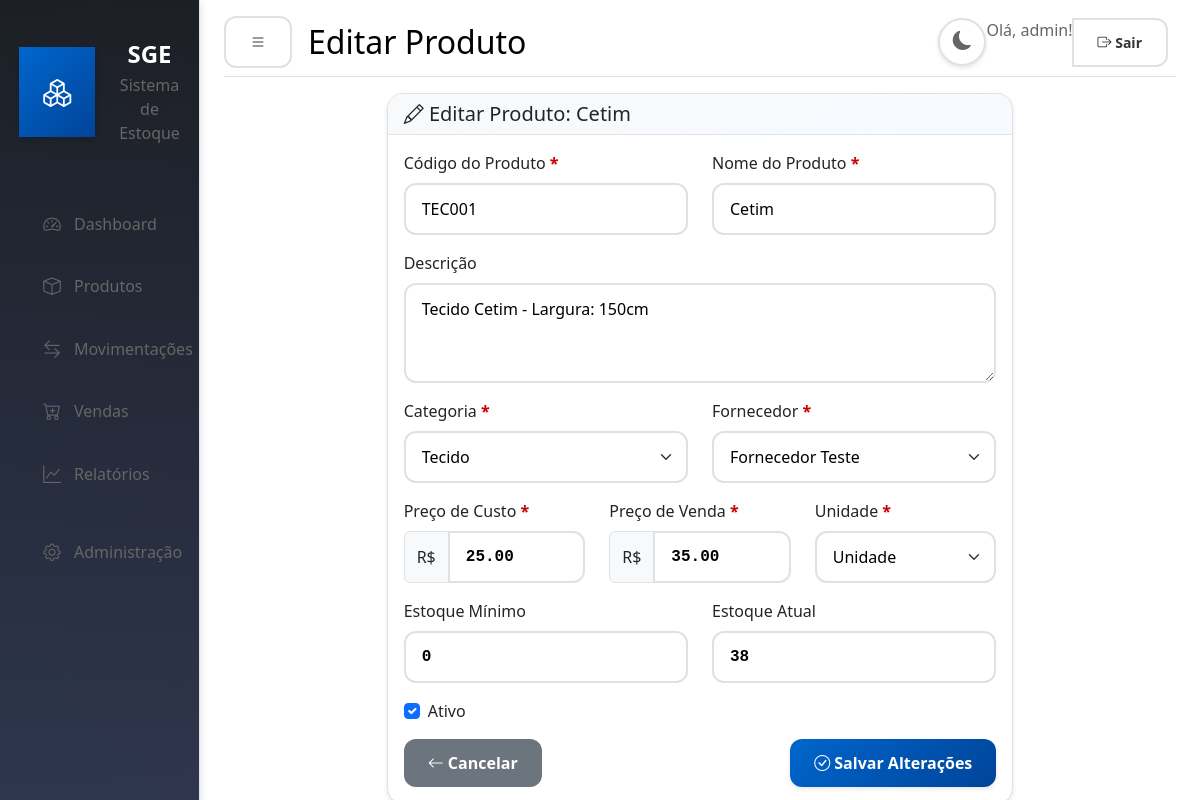
Page /estoque/produtos/2/editar/ (signed in) on the committed database.
### estoque/models.py (models this page shows, shortened)
class Produto(models.Model):
    codigo = models.CharField(max_length=50, unique=True, verbose_name="Código do Produto")
    nome = models.CharField(max_length=200, verbose_name="Nome do Produto")
    descricao = models.TextField(blank=True, null=True, verbose_name="Descrição")
    categoria = models.ForeignKey(Categoria, on_delete=models.PROTECT, verbose_name="Categoria")
    fornecedor = models.ForeignKey(Fornecedor, on_delete=models.PROTECT, verbose_name="Fornecedor")
    preco_custo = models.DecimalField(
        max_digits=10,
        decimal_places=2,
        validators=[MinValueValidator(Decimal('0.01'))],
        verbose_name="Preço de Custo"
    )
    preco_venda = models.DecimalField(
        max_digits=10,
        decimal_places=2,
        validators=[MinValueValidator(Decimal('0.01'))],
        verbose_name="Preço de Venda"
    )
    estoque_minimo = models.PositiveIntegerField(default=0, verbose_name="Estoque Mínimo")
    estoque_atual = models.IntegerField(default=0, verbose_name="Estoque Atual")
    UNIDADE_CHOICES = [
        ('UN', 'Unidade'),
        ('KG', 'Quilograma'),
        ('G', 'Grama'),
        ('L', 'Litro'),
        ('ML', 'Mililitro'),
        ('M', 'Metro'),
        ('CM', 'Centímetro'),
        ('CX', 'Caixa'),
        ('PC', 'Peça'),
    ]
    unidade = models.CharField(max_length=2, choices=UNIDADE_CHOICES, default='UN', verbose_name="Unidade")
    ativo = models.BooleanField(default=True, verbose_name="Ativo")
    data_cadastro = models.DateTimeField(auto_now_add=True, verbose_name="Data de Cadastro")
    data_atualizacao = models.DateTimeField(auto_now=True, verbose_name="Data de Atualização")
    class Meta:
        verbose_name = "Produto"
        verbose_name_plural = "Produtos"
        ordering = ['nome']

### estoque/views.py (the view)
# urls.py: path('produtos/<int:produto_id>/editar/', views.editar_produto, name='editar_produto'),
@login_required
def editar_produto(request, produto_id):
    produto = get_object_or_404(Produto, id=produto_id)
    if request.method == 'POST':
        form = ProdutoForm(request.POST, instance=produto)
        if form.is_valid():
            form.save()
            messages.success(request, 'Produto atualizado com sucesso!')
            return redirect('estoque:detalhes_produto', produto_id=produto.id)
    else:
        form = ProdutoForm(instance=produto)
    return render(request, 'estoque/editar_produto.html', {'form': form, 'produto': produto})

### templates/estoque/editar_produto.html (shortened to what this page needs)
{% extends 'base.html' %}
{% block page_title %}Editar Produto{% endblock %}
{% block content %}
<div class="row justify-content-center">
    <div class="col-lg-8">
        <div class="card">
            <div class="card-header">
                <h5 class="card-title mb-0">
                    <i class="bi bi-pencil"></i> Editar Produto: {{ produto.nome }}
                </h5>
            </div>
            <div class="card-body">
                <form method="post">
                    <div class="row">
                        <div class="col-md-6 mb-3">
                            <label for="{{ form.codigo.id_for_label }}" class="form-label">
                                {{ form.codigo.label }}
                                <span class="text-danger">*</span>
                            </label>
                            {{ form.codigo }}
                        </div>
                        <div class="col-md-6 mb-3">
                            <label for="{{ form.nome.id_for_label }}" class="form-label">
                                {{ form.nome.label }}
                                <span class="text-danger">*</span>
                            </label>
                            {{ form.nome }}
                        </div>
                    </div>
                    <div class="mb-3">
                        <label for="{{ form.descricao.id_for_label }}" class="form-label">
                            {{ form.descricao.label }}
                        </label>
                        {{ form.descricao }}
                    </div>
                    <div class="row">
                        <div class="col-md-6 mb-3">
                            <label for="{{ form.categoria.id_for_label }}" class="form-label">
                                {{ form.categoria.label }}
                                <span class="text-danger">*</span>
                            </label>
                            {{ form.categoria }}
                        </div>
                        <div class="col-md-6 mb-3">
                            <label for="{{ form.fornecedor.id_for_label }}" class="form-label">
                                {{ form.fornecedor.label }}
                                <span class="text-danger">*</span>
                            </label>
                            {{ form.fornecedor }}
                        </div>
                    </div>
                    <div class="row">
                        <div class="col-md-4 mb-3">
                            <label for="{{ form.preco_custo.id_for_label }}" class="form-label">
                                {{ form.preco_custo.label }}
                                <span class="text-danger">*</span>
                            </label>
                            <div class="input-group">
                                <span class="input-group-text">R$</span>
                                {{ form.preco_custo }}
                            </div>
                        </div>
                        <div class="col-md-4 mb-3">
                            <label for="{{ form.preco_venda.id_for_label }}" class="form-label">
                                {{ form.preco_venda.label }}
                                <span class="text-danger">*</span>
                            </label>
                            <div class="input-group">
                                <span class="input-group-text">R$</span>
                                {{ form.preco_venda }}
                            </div>
                        </div>
                        <div class="col-md-4 mb-3">
                            <label for="{{ form.unidade.id_for_label }}" class="form-label">
                                {{ form.unidade.label }}
                                <span class="text-danger">*</span>
                            </label>
                            {{ form.unidade }}
                        </div>
                    </div>
                    <div class="row">
                        <div class="col-md-6 mb-3">
                            <label for="{{ form.estoque_minimo.id_for_label }}" class="form-label">
                                {{ form.estoque_minimo.label }}
                            </label>
                            {{ form.estoque_minimo }}
                        </div>
                        <div class="col-md-6 mb-3">
                            <label for="{{ form.estoque_atual.id_for_label }}" class="form-label">
                                {{ form.estoque_atual.label }}
                            </label>
                            {{ form.estoque_atual }}
                        </div>
                    </div>
                    <div class="mb-3 form-check">
                        {{ form.ativo }}
                        <label class="form-check-label" for="{{ form.ativo.id_for_label }}">
                            {{ form.ativo.label }}
                        </label>
                    </div>
                    <div class="d-flex justify-content-between">
                        <a href="{% url 'estoque:detalhes_produto' produto.id %}" class="btn btn-secondary">
                            <i class="bi bi-arrow-left"></i> Cancelar
                        </a>
                        <button type="submit" class="btn btn-primary">
                            <i class="bi bi-check-circle"></i> Salvar Alterações
                        </button>
                    </div>
                </form>
            </div>
        </div>
    </div>
</div>
{% endblock %}

### templates/base.html (shortened to what this page needs)
{% load static %}
<!DOCTYPE html>
<html lang="pt-br">
<head>
    <link href="https://cdn.jsdelivr.net/npm/bootstrap@5.3.0/dist/css/bootstrap.min.css" rel="stylesheet">
    <link href="https://cdn.jsdelivr.net/npm/bootstrap-icons@1.10.0/font/bootstrap-icons.css" rel="stylesheet">
    <link href="{% static 'css/dark-theme.css' %}" rel="stylesheet">
    <link href="{% static 'css/contrast-improvements.css' %}" rel="stylesheet">
</head>
<body>
    <div class="container-fluid">
        <div class="row">
            <nav class="col-md-3 col-lg-2 d-md-block sidebar collapse" id="sidebar">
                <div class="position-sticky pt-3">
                    <div class="text-center mb-6 p-4">
                        <div class="d-flex align-items-center justify-content-center mb-4">
                            <div class="position-relative">
                                <div class="bg-gradient-primary rounded-2xl p-4 me-4" style="background: var(--gradient-primary); box-shadow: var(--shadow-lg);">
                                    <i class="bi bi-boxes text-white fs-3"></i>
                                </div>
                            </div>
                            <div class="text-left">
                                <h3 class="text-white mb-1 fw-bold fs-4">SGE</h3>
                                <small class="text-muted fs-6">Sistema de Estoque</small>
                            </div>
                        </div>
                    </div>
                    <ul class="nav flex-column">
                        <li class="nav-item">
                            <a class="nav-link {% if request.resolver_match.url_name == 'dashboard' %}active{% endif %}"
                               href="{% url 'estoque:dashboard' %}">
                                <i class="bi bi-speedometer2"></i> Dashboard
                            </a>
                        </li>
                        <li class="nav-item">
                            <a class="nav-link {% if 'produtos' in request.resolver_match.url_name %}active{% endif %}"
                               href="{% url 'estoque:lista_produtos' %}">
                                <i class="bi bi-box"></i> Produtos
                            </a>
                        </li>
                        <li class="nav-item">
                            <a class="nav-link {% if 'movimentacao' in request.resolver_match.url_name %}active{% endif %}"
                               href="{% url 'estoque:movimentacao_estoque' %}">
                                <i class="bi bi-arrow-left-right"></i> Movimentações
                            </a>
                        </li>
                        <li class="nav-item">
                            <a class="nav-link {% if 'vendas' in request.resolver_match.url_name %}active{% endif %}"
                               href="{% url 'estoque:nova_venda' %}">
                                <i class="bi bi-cart-plus"></i> Vendas
                            </a>
                        </li>
                        <li class="nav-item">
                            <a class="nav-link {% if 'relatorios' in request.resolver_match.url_name %}active{% endif %}"
                               href="{% url 'estoque:relatorios' %}">
                                <i class="bi bi-graph-up"></i> Relatórios
                            </a>
                        </li>
                        <li class="nav-item mt-3">
                            <a class="nav-link" href="/admin/">
                                <i class="bi bi-gear"></i> Administração
                            </a>
                        </li>
                    </ul>
                </div>
            </nav>
            <main class="col-md-9 ms-sm-auto col-lg-10 px-md-4 main-content" id="main-content">
                <div class="d-flex justify-content-between flex-wrap flex-md-nowrap align-items-center pt-3 pb-2 mb-3 border-bottom">
                    <div class="d-flex align-items-center">
                        <button class="btn btn-outline-secondary me-3" id="sidebar-toggle" type="button" title="Esconder/Mostrar Sidebar">
                            <i class="bi bi-list"></i>
                        </button>
                        <h1 class="h2 mb-0">{% block page_title %}Dashboard{% endblock %}</h1>
                    </div>
                    <div class="btn-toolbar mb-2 mb-md-0">
                        <div class="btn-group me-2">
                            <button class="theme-toggle" id="theme-toggle" title="Alternar tema">
                                <i class="bi bi-moon-fill" id="theme-icon"></i>
                            </button>
                            {% if user.is_authenticated %}
                                <span class="text-muted">Olá, {{ user.first_name|default:user.username }}!</span>
                                <a href="{% url 'logout' %}" class="btn btn-sm btn-outline-secondary">
                                    <i class="bi bi-box-arrow-right"></i> Sair
                                </a>
                            {% endif %}
                        </div>
                    </div>
                </div>
                {% block content %}{% endblock %}
            </main>
        </div>
    </div>
</body>
</html>

### rows in the picture
Produto: nome "Cetim", codigo "TEC001", descricao "Tecido Cetim - Largura: 150cm", categoria "Tecido", fornecedor "Fornecedor Teste", preco_custo "25.00", preco_venda "35.00", unidade "Unidade", estoque_minimo "0", estoque_atual "38", ativo "☑"

### other values in the picture
{{ user.first_name|default:user.username }} "admin"
